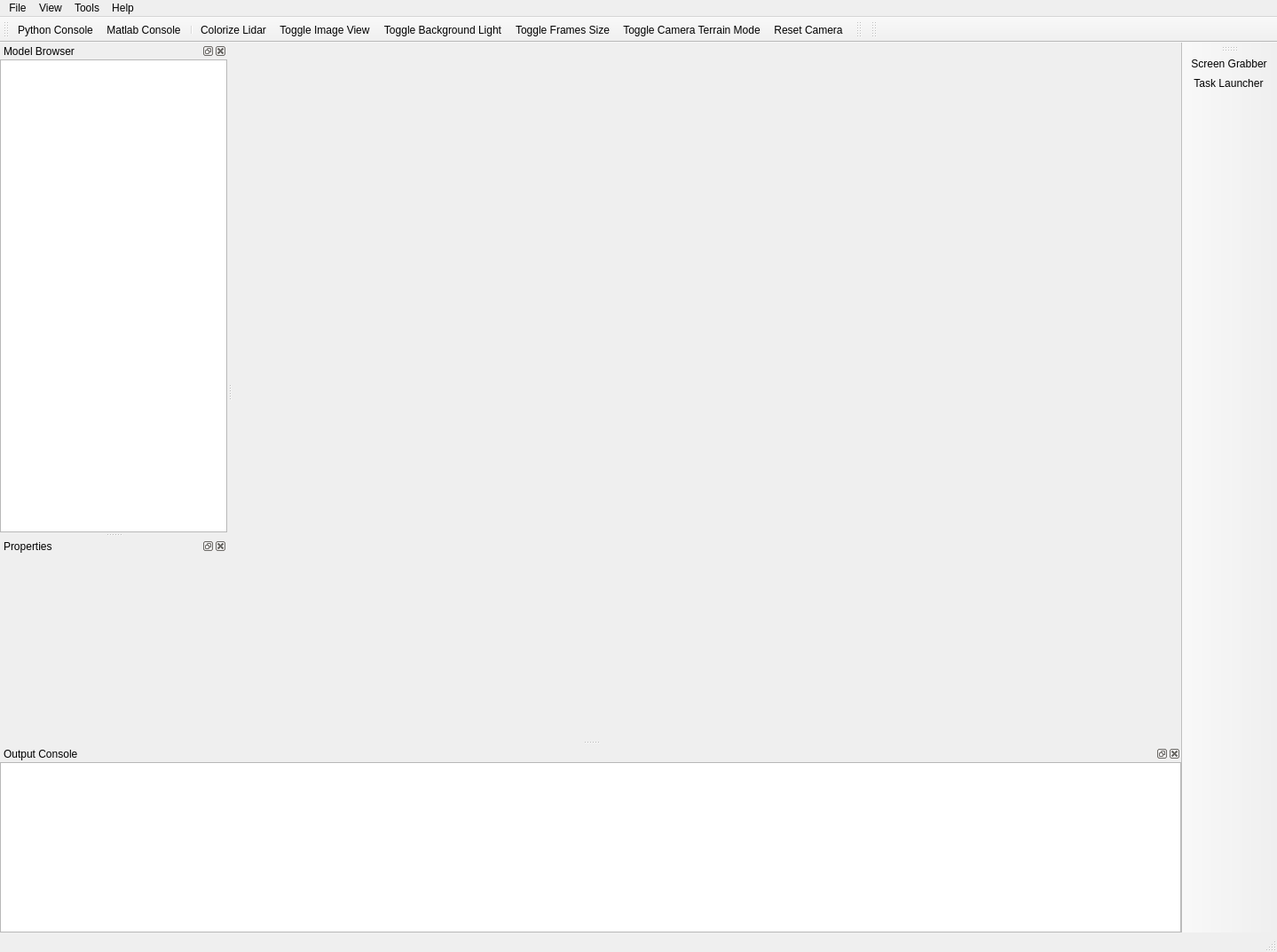
<?xml version="1.0" encoding="UTF-8"?>
<ui version="4.0">
 <class>ddMainWindow</class>
 <widget class="QMainWindow" name="ddMainWindow">
  <property name="geometry">
   <rect>
    <x>0</x>
    <y>0</y>
    <width>1439</width>
    <height>1073</height>
   </rect>
  </property>
  <property name="windowTitle">
   <string>MainWindow</string>
  </property>
  <property name="windowIcon">
   <iconset resource="images/resources.qrc">
    <normaloff>:/images/drake_logo.png</normaloff>:/images/drake_logo.png</iconset>
  </property>
  <widget class="QWidget" name="centralwidget"/>
  <widget class="QMenuBar" name="MenuBar">
   <property name="geometry">
    <rect>
     <x>0</x>
     <y>0</y>
     <width>1439</width>
     <height>25</height>
    </rect>
   </property>
   <widget class="QMenu" name="FileMenu">
    <property name="title">
     <string>File</string>
    </property>
    <addaction name="ActionOpen"/>
    <addaction name="ActionSaveData"/>
    <addaction name="ActionExportUrdf"/>
    <addaction name="separator"/>
    <addaction name="ActionQuit"/>
   </widget>
   <widget class="QMenu" name="ToolsMenu">
    <property name="title">
     <string>Tools</string>
    </property>
    <addaction name="ActionPythonConsole"/>
    <addaction name="separator"/>
    <addaction name="ActionMatlabConsole"/>
    <addaction name="separator"/>
    <addaction name="ActionBotSpy"/>
    <addaction name="ActionSignalScope"/>
    <addaction name="ActionToggleStereoRender"/>
    <addaction name="ActionToggleBackgroundLight"/>
    <addaction name="ActionToggleFramesSize"/>
    <addaction name="ActionToggleImageView"/>
   </widget>
   <widget class="QMenu" name="ViewMenu">
    <property name="title">
     <string>View</string>
    </property>
    <widget class="QMenu" name="ToolBarMenu">
     <property name="title">
      <string>Toolbars</string>
     </property>
    </widget>
    <addaction name="separator"/>
    <addaction name="ToolBarMenu"/>
   </widget>
   <widget class="QMenu" name="HelpMenu">
    <property name="title">
     <string>Help</string>
    </property>
    <addaction name="ActionOnlineHelp"/>
   </widget>
   <addaction name="FileMenu"/>
   <addaction name="ViewMenu"/>
   <addaction name="ToolsMenu"/>
   <addaction name="HelpMenu"/>
  </widget>
  <widget class="QStatusBar" name="StatusBar"/>
  <widget class="QDockWidget" name="ObjectsDock">
   <property name="windowTitle">
    <string>Model Browser</string>
   </property>
   <attribute name="dockWidgetArea">
    <number>1</number>
   </attribute>
   <widget class="QWidget" name="dockWidgetContents">
    <layout class="QVBoxLayout" name="verticalLayout">
     <property name="margin">
      <number>0</number>
     </property>
     <item>
      <widget class="ddObjectTree" name="ObjectTree">
       <property name="headerHidden">
        <bool>true</bool>
       </property>
       <column>
        <property name="text">
         <string>Name</string>
        </property>
       </column>
      </widget>
     </item>
    </layout>
   </widget>
  </widget>
  <widget class="QToolBar" name="MainToolBar">
   <property name="windowTitle">
    <string>Main Tool Bar</string>
   </property>
   <attribute name="toolBarArea">
    <enum>TopToolBarArea</enum>
   </attribute>
   <attribute name="toolBarBreak">
    <bool>false</bool>
   </attribute>
   <addaction name="ActionPythonConsole"/>
   <addaction name="ActionMatlabConsole"/>
   <addaction name="separator"/>
   <addaction name="ActionColorizeLidar"/>
   <addaction name="ActionToggleImageView"/>
   <addaction name="ActionToggleBackgroundLight"/>
   <addaction name="ActionToggleFramesSize"/>
   <addaction name="ActionToggleCameraTerrainMode"/>
   <addaction name="ActionResetCamera"/>
  </widget>
  <widget class="QDockWidget" name="PropertiesDock">
   <property name="windowTitle">
    <string>Properties</string>
   </property>
   <attribute name="dockWidgetArea">
    <number>1</number>
   </attribute>
   <widget class="QWidget" name="dockWidgetContents_2">
    <layout class="QVBoxLayout" name="verticalLayout_3">
     <property name="spacing">
      <number>0</number>
     </property>
     <property name="margin">
      <number>0</number>
     </property>
     <item>
      <widget class="QScrollArea" name="PropertiesScrollArea">
       <property name="frameShape">
        <enum>QFrame::NoFrame</enum>
       </property>
       <property name="widgetResizable">
        <bool>true</bool>
       </property>
       <widget class="QWidget" name="scrollAreaWidgetContents">
        <property name="geometry">
         <rect>
          <x>0</x>
          <y>0</y>
          <width>256</width>
          <height>211</height>
         </rect>
        </property>
       </widget>
      </widget>
     </item>
    </layout>
   </widget>
  </widget>
  <widget class="QDockWidget" name="OutputConsoleDock">
   <property name="windowTitle">
    <string>Output Console</string>
   </property>
   <attribute name="dockWidgetArea">
    <number>8</number>
   </attribute>
   <widget class="QWidget" name="dockWidgetContents_3">
    <layout class="QVBoxLayout" name="verticalLayout_2">
     <property name="margin">
      <number>0</number>
     </property>
     <item>
      <widget class="QTextEdit" name="OutputConsole">
       <property name="readOnly">
        <bool>true</bool>
       </property>
      </widget>
     </item>
    </layout>
   </widget>
  </widget>
  <widget class="QToolBar" name="ViewToolBar">
   <property name="windowTitle">
    <string>View Actions</string>
   </property>
   <attribute name="toolBarArea">
    <enum>TopToolBarArea</enum>
   </attribute>
   <attribute name="toolBarBreak">
    <bool>false</bool>
   </attribute>
  </widget>
  <widget class="QToolBar" name="MacrosToolBar">
   <property name="windowTitle">
    <string>Macros</string>
   </property>
   <attribute name="toolBarArea">
    <enum>TopToolBarArea</enum>
   </attribute>
   <attribute name="toolBarBreak">
    <bool>false</bool>
   </attribute>
  </widget>
  <widget class="QToolBar" name="PanelToolBar">
   <property name="windowTitle">
    <string>toolBar</string>
   </property>
   <attribute name="toolBarArea">
    <enum>RightToolBarArea</enum>
   </attribute>
   <attribute name="toolBarBreak">
    <bool>false</bool>
   </attribute>
   <addaction name="ActionScreenGrabberPanel"/>
   <addaction name="ActionTaskLauncher"/>
  </widget>
  <action name="ActionQuit">
   <property name="text">
    <string>&amp;Quit</string>
   </property>
   <property name="shortcut">
    <string>Ctrl+Q</string>
   </property>
   <property name="shortcutContext">
    <enum>Qt::ApplicationShortcut</enum>
   </property>
  </action>
  <action name="ActionPythonConsole">
   <property name="icon">
    <iconset resource="images/resources.qrc">
     <normaloff>:/images/python_logo.png</normaloff>:/images/python_logo.png</iconset>
   </property>
   <property name="text">
    <string>&amp;Python Console</string>
   </property>
   <property name="shortcut">
    <string>F8</string>
   </property>
   <property name="shortcutContext">
    <enum>Qt::ApplicationShortcut</enum>
   </property>
  </action>
  <action name="ActionMatlabConsole">
   <property name="icon">
    <iconset resource="images/resources.qrc">
     <normaloff>:/images/matlab_logo.png</normaloff>:/images/matlab_logo.png</iconset>
   </property>
   <property name="text">
    <string>&amp;Matlab Console</string>
   </property>
   <property name="shortcut">
    <string>F9</string>
   </property>
  </action>
  <action name="ActionToggleStereoRender">
   <property name="checkable">
    <bool>true</bool>
   </property>
   <property name="icon">
    <iconset resource="images/resources.qrc">
     <normaloff>:/images/3d_glasses.png</normaloff>:/images/3d_glasses.png</iconset>
   </property>
   <property name="text">
    <string>Toggle Stereo Render</string>
   </property>
   <property name="toolTip">
    <string>Toggle Stereo Render</string>
   </property>
  </action>
  <action name="ActionToggleImageView">
   <property name="checkable">
    <bool>true</bool>
   </property>
   <property name="icon">
    <iconset resource="images/resources.qrc">
     <normaloff>:/images/camera_lens_icon.png</normaloff>:/images/camera_lens_icon.png</iconset>
   </property>
   <property name="text">
    <string>Toggle Image View</string>
   </property>
   <property name="toolTip">
    <string>Toggle Image View</string>
   </property>
  </action>
  <action name="ActionToggleBackgroundLight">
   <property name="checkable">
    <bool>true</bool>
   </property>
   <property name="icon">
    <iconset resource="images/resources.qrc">
     <normaloff>:/images/light_bulb_icon.png</normaloff>:/images/light_bulb_icon.png</iconset>
   </property>
   <property name="text">
    <string>Toggle Background Light</string>
   </property>
   <property name="toolTip">
    <string>Toggle Background Light</string>
   </property>
  </action>
  <action name="ActionToggleFramesSize">
   <property name="checkable">
    <bool>true</bool>
   </property>
   <property name="icon">
    <iconset resource="images/resources.qrc">
     <normaloff>:/images/magnifying_glass.png</normaloff>:/images/magnifying_glass.png</iconset>
   </property>
   <property name="text">
    <string>Toggle Frames Size</string>
   </property>
   <property name="toolTip">
    <string>Toggle Frames Size</string>
   </property>
  </action>
  <action name="ActionResetCamera">
   <property name="icon">
    <iconset resource="images/resources.qrc">
     <normaloff>:/images/reset_camera.png</normaloff>:/images/reset_camera.png</iconset>
   </property>
   <property name="text">
    <string>Reset Camera</string>
   </property>
  </action>
  <action name="ActionToggleCameraTerrainMode">
   <property name="checkable">
    <bool>true</bool>
   </property>
   <property name="icon">
    <iconset resource="images/resources.qrc">
     <normaloff>:/images/camera_mode.png</normaloff>:/images/camera_mode.png</iconset>
   </property>
   <property name="text">
    <string>Toggle Camera Terrain Mode</string>
   </property>
   <property name="toolTip">
    <string>Toggle Camera Terrain Mode</string>
   </property>
  </action>
  <action name="ActionOpen">
   <property name="text">
    <string>&amp;Open...</string>
   </property>
   <property name="shortcut">
    <string>Ctrl+O</string>
   </property>
  </action>
  <action name="ActionSaveData">
   <property name="text">
    <string>&amp;Save data...</string>
   </property>
   <property name="shortcut">
    <string>Ctrl+S</string>
   </property>
  </action>
  <action name="ActionExportUrdf">
   <property name="text">
    <string>&amp;Export to URDF...</string>
   </property>
  </action>
  <action name="ActionBotSpy">
   <property name="text">
    <string>&amp;Bot Spy</string>
   </property>
   <property name="shortcut">
    <string>Ctrl+B</string>
   </property>
  </action>
  <action name="ActionSignalScope">
   <property name="text">
    <string>&amp;Signal Scope</string>
   </property>
   <property name="shortcut">
    <string>Ctrl+I</string>
   </property>
  </action>
  <action name="ActionColorizeLidar">
   <property name="checkable">
    <bool>true</bool>
   </property>
   <property name="icon">
    <iconset resource="images/resources.qrc">
     <normaloff>:/images/paint_bucket.png</normaloff>:/images/paint_bucket.png</iconset>
   </property>
   <property name="text">
    <string>&amp;Colorize Lidar</string>
   </property>
  </action>
  <action name="ActionTaskManagerPanel">
   <property name="checkable">
    <bool>true</bool>
   </property>
   <property name="icon">
    <iconset resource="images/resources.qrc">
     <normaloff>:/images/robot_icon.png</normaloff>:/images/robot_icon.png</iconset>
   </property>
   <property name="text">
    <string>Action Manager</string>
   </property>
   <property name="toolTip">
    <string>Action Manager</string>
   </property>
  </action>
  <action name="ActionScreenGrabberPanel">
   <property name="checkable">
    <bool>true</bool>
   </property>
   <property name="icon">
    <iconset resource="images/resources.qrc">
     <normaloff>:/images/video_record.png</normaloff>:/images/video_record.png</iconset>
   </property>
   <property name="text">
    <string>Screen Grabber</string>
   </property>
   <property name="toolTip">
    <string>Screen Grabber</string>
   </property>
  </action>
  <action name="ActionTeleopPanel">
   <property name="checkable">
    <bool>true</bool>
   </property>
   <property name="icon">
    <iconset resource="images/resources.qrc">
     <normaloff>:/images/drake_logo.png</normaloff>:/images/drake_logo.png</iconset>
   </property>
   <property name="text">
    <string>Teleop Panel</string>
   </property>
   <property name="toolTip">
    <string>Teleop Panel</string>
   </property>
  </action>
  <action name="ActionMotionPlanningPanel">
   <property name="checkable">
    <bool>true</bool>
   </property>
   <property name="icon">
    <iconset resource="images/resources.qrc">
     <normaloff>:/images/hammer_icon.png</normaloff>:/images/hammer_icon.png</iconset>
   </property>
   <property name="text">
    <string>Motion Planning Panel</string>
   </property>
   <property name="toolTip">
    <string>Motion Planning Panel</string>
   </property>
  </action>
  <action name="ActionNavigationPanel">
   <property name="checkable">
    <bool>true</bool>
   </property>
   <property name="icon">
    <iconset resource="images/resources.qrc">
     <normaloff>:/images/compass_icon.png</normaloff>:/images/compass_icon.png</iconset>
   </property>
   <property name="text">
    <string>Navigation Panel</string>
   </property>
   <property name="toolTip">
    <string>Navigation Panel</string>
   </property>
  </action>
  <action name="ActionTaskLauncher">
   <property name="icon">
    <iconset resource="images/resources.qrc">
     <normaloff>:/images/task_icon.png</normaloff>:/images/task_icon.png</iconset>
   </property>
   <property name="text">
    <string>Task Launcher</string>
   </property>
   <property name="toolTip">
    <string>Task Launcher</string>
   </property>
   <property name="shortcut">
    <string>F10</string>
   </property>
  </action>
  <action name="ActionPFGraspPanel">
   <property name="checkable">
    <bool>true</bool>
   </property>
   <property name="icon">
    <iconset resource="images/resources.qrc">
     <normaloff>:/images/eye_in_hand.gif</normaloff>:/images/eye_in_hand.gif</iconset>
   </property>
   <property name="text">
    <string>PFGrasp</string>
   </property>
   <property name="toolTip">
    <string>PFGrasp</string>
   </property>
   <property name="shortcut">
    <string/>
   </property>
  </action>
  <action name="ActionOnlineHelp">
   <property name="text">
    <string>Online Help</string>
   </property>
  </action>
 </widget>
 <customwidgets>
  <customwidget>
   <class>ddObjectTree</class>
   <extends>QTreeWidget</extends>
   <header>ddObjectTree.h</header>
  </customwidget>
 </customwidgets>
 <resources>
  <include location="images/resources.qrc"/>
 </resources>
 <connections/>
</ui>
